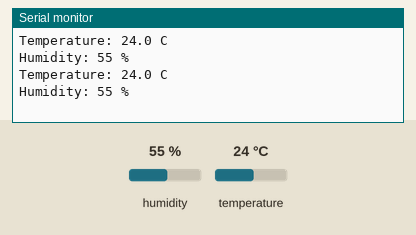
This sketch was run on a simulated ESP8266 (NodeMCU). On the bench: the last lines printed to the serial monitor. Inputs (shaded band) come from the test bench; at power-on: humidity 55 %, temperature 24 °C.

Above: at 2.8 s.
2.9 s: humidity set to 22 %
At 4.8 s:
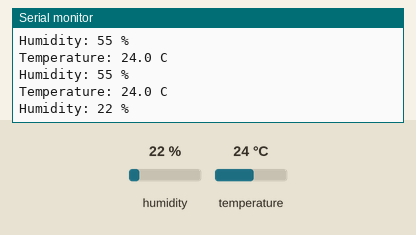
5.6 s: temperature set to 12 °C
At 7.2 s:
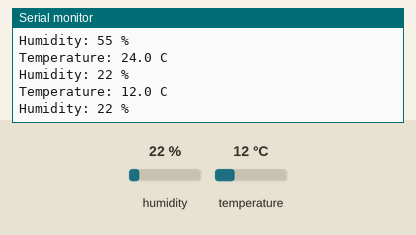
8.3 s: humidity set to 40 %
At 10.8 s:
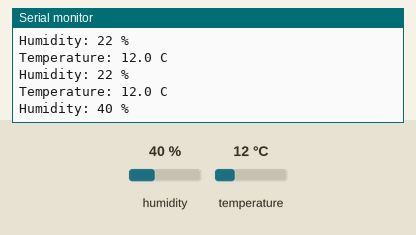
Timing chart, 0 to 12.3 s (numbered marks = the images above; inputs shaded):
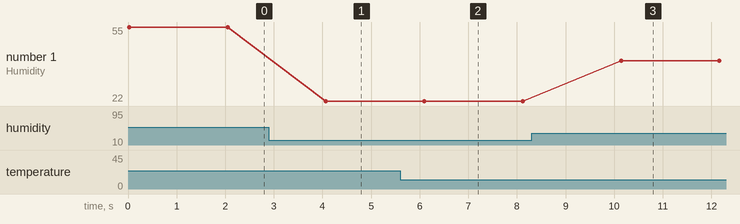

The sketch:

prints_temp_and_humidity_to_serial_monitor.ino
```cpp
#include <DHT.h>

#define DHT_PIN  D3
#define DHT_TYPE DHT11

DHT dht(DHT_PIN, DHT_TYPE);

void setup() {
  Serial.begin(115200);
  dht.begin();
}

void loop() {
  float humidity    = dht.readHumidity();
  float temperature = dht.readTemperature();   // degrees Celsius

  if (isnan(humidity) || isnan(temperature)) {
    Serial.println("Sensor read failed");
  } else {
    Serial.println("Temperature: " + String(temperature, 1) + " C");
    Serial.println("Humidity: " + String(humidity, 0) + " %");
  }
  delay(2000);
}
```

Measured:
- after the input at 2.9 s, the serial monitor: prints a new line after 1.2 s (image 1)
- after the input at 5.6 s, the serial monitor: prints a new line after 0.49 s (image 2)
- after the input at 8.3 s, the serial monitor: prints a new line after 1.8 s (image 3)
- plotted number 1: 55 → 22 after the input at 2.9 s, 22 → 40 after the input at 8.3 s
